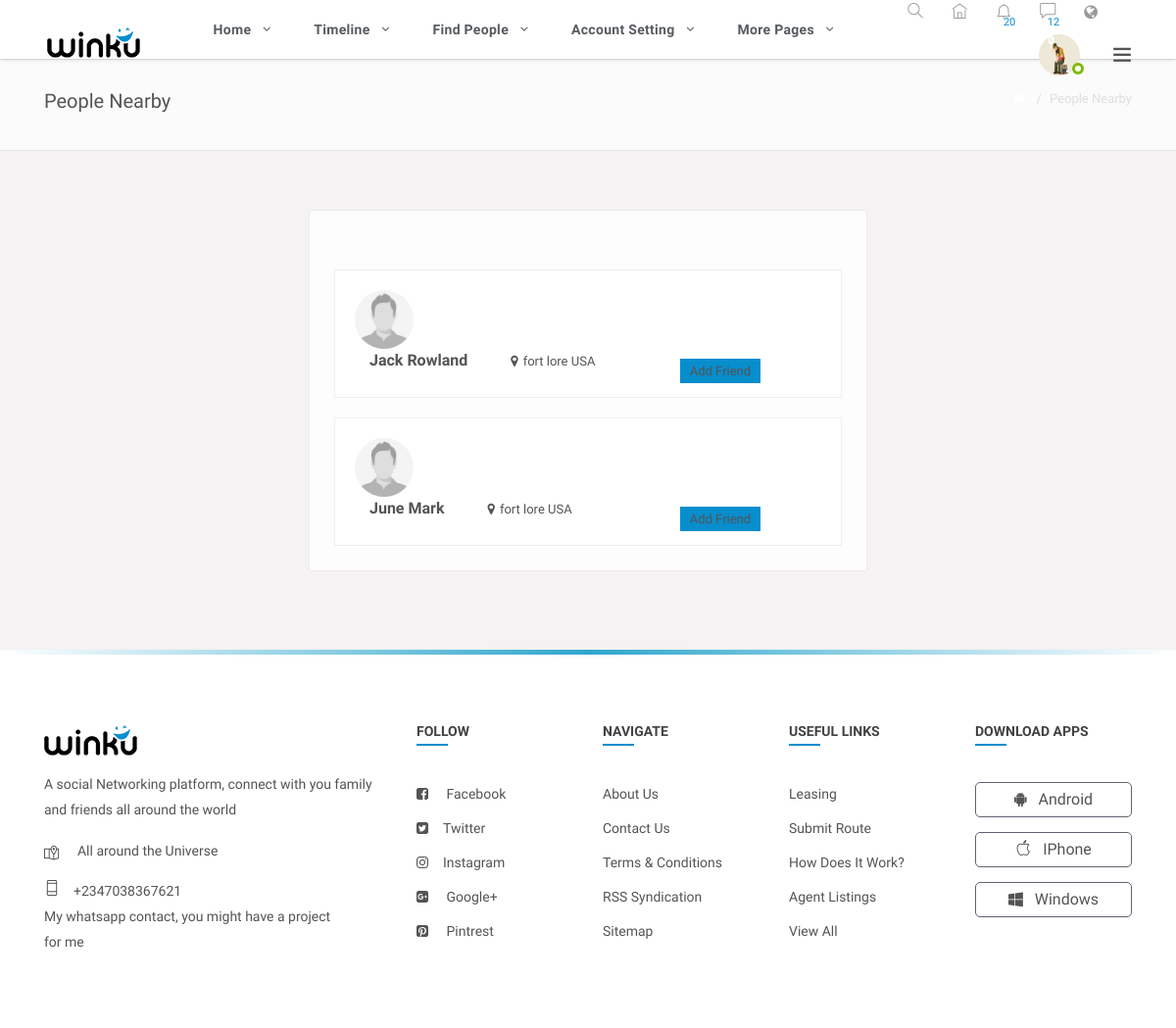
/findPeople/index.php (signed in), run on the app's committed database.
### tables this page shows
CREATE TABLE `users` (
  `id` int(11) NOT NULL,
  `name` varchar(50) NOT NULL,
  `password` varchar(50) NOT NULL,
  `email` varchar(50) NOT NULL,
  `username` varchar(50) NOT NULL,
  `phone` varchar(50) NOT NULL,
  `dob` varchar(50) NOT NULL,
  `gender` varchar(50) NOT NULL,
  `city` varchar(50) NOT NULL,
  `country` varchar(50) NOT NULL,
  `about_me` text NOT NULL,
  `date_created` varchar(50) NOT NULL,
  `profile_pic` varchar(50) NOT NULL,
  `cover_pic` varchar(50) NOT NULL
);

### findPeople/index.php (the view, shortened to what this page needs)
<?php
include '../header.php';
include '../connection.php';
 ?>
 <section>
		<div class="page-header">
			<div class="header-inner">
				<h2>People Nearby</h2>
				<nav class="breadcrumb">
				  <a href="index-2.html" class="breadcrumb-item"><i class="fa fa-home"></i></a>
				  <span class="breadcrumb-item active">People Nearby</span>
				</nav>
			</div>
		</div>
	</section>
<section>
		<div class="gap gray-bg">
			<div class="container-fluid">
				<div class="row">
					<div class="col-lg-12">
						<div class="row" id="page-contents">
							<div class="col-lg-3">
								<aside class="sidebar static">
								</aside>
							</div>
							<div class="col-lg-6">
								<div class="central-meta">
									<ul class="nearby-contct">
<?php
	$userId = $_SESSION['uid'];
	$select = "SELECT * FROM users WHERE id != '$userId' ORDER BY date_created DESC, name ASC ";
	$sql = mysqli_query($con, $select);
	while($result = mysqli_fetch_assoc($sql)){
		$dp =  $result['profile_pic'];
		$name = $result['name'];
		$city = $result['city'];
		$country = $result['country'];
		$id = $result['id'];
?>
										<li>
											<div class="nearly-pepls">
												<figure>
													<a href="<?php echo base_url ?>timeline/?pepl=<?php echo $id ?>" title=""><img src="<?php echo base_url ?>/uploads/displaypics/<?php echo $dp ?>" alt=""></a>
												</figure>
												<div class="pepl-info">
													<h4><a href="<?php echo base_url ?>timeline/?pepl=<?php echo $id ?>" title=""><?php echo $name ?></a></h4>
													<em><?php if (!empty($city || $country)) {
														echo '<i class="fa fa-map-marker">';
													} ?></i><?php echo $city.' '. $country; ?></em>
													<a type="button" title=""  class="add-butn" data-ripple="">add friend</a>
												</div>
											</div>
										</li>
										<?php } ?>
									</ul>
								</div>
							</div>
							<div class="col-lg-3">
								<aside class="sidebar static">
								</aside>
							</div>
						</div>
					</div>
				</div>
			</div>
		</div>
	</section>
<?php
include '../footer.php';
?>

### header.php (shortened to what this page needs)
<?php
include 'connection.php';
$userId = $_SESSION['uid'];
$query = "SELECT * FROM users WHERE id = '$userId' ";
$sql = mysqli_query($con, $query);
$result = mysqli_fetch_assoc($sql);
$profile_pic = $result['profile_pic'];
?>
<!DOCTYPE html>
<html lang="en">
<head>
    <link rel="stylesheet" href="<?php echo base_url ?>css/custom.css">
    <link rel="stylesheet" href="<?php echo base_url ?>css/main.min.css">
    <link rel="stylesheet" href="<?php echo base_url ?>css/style.css">
    <link rel="stylesheet" href="<?php echo base_url ?>css/color.css">
    <link rel="stylesheet" href="<?php echo base_url ?>css/responsive.css">
</head>
<body>
<div class="theme-layout">
        <div class="topbar stick">
        <div class="logo">
            <a title="" href="<?php echo base_url ?>"><img src="images/logo.png" alt=""></a>
        </div>
        <div class="top-area">
            <ul class="main-menu">
                <li>
                    <a href="<?php echo base_url ?>" title="">Home</a>
                </li>
                <li>
                    <a href="<?php echo base_url ?>timeline/" title="">timeline</a>
                </li>
                <li>
                    <a href="<?php echo base_url ?>findPeople/" title="">Find People</a>
                </li>
                <li>
                    <a href="edit-account-setting.html" title="">Account Setting</a>
                </li>
                <li>
                    <a href="#" title="">more pages</a>
                </li>
            </ul>
            <ul class="setting-area">
                <li>
                    <a href="#" title="Home" data-ripple=""><i class="ti-search"></i></a>
                </li>
                <li><a href="<?php echo base_url ?>" title="Home" data-ripple=""><i class="ti-home"></i></a></li>
                <li>
                    <a href="#" title="Notification" data-ripple="">
                        <i class="ti-bell"></i><span>20</span>
                    </a>
                </li>
                <li>
                    <a href="#" title="Messages" data-ripple=""><i class="ti-comment"></i><span>12</span></a>
                </li>
                <li><a href="#" title="Languages" data-ripple=""><i class="fa fa-globe"></i></a>
                </li>
            </ul>
            <div class="user-img">
                <img style="width: 60px; height: 60px" src="<?php echo base_url ?>uploads/displaypics/<?php echo $profile_pic ?>" alt="">
                <span class="status f-online"></span>
            </div>
            <span class="ti-menu main-menu" data-ripple=""></span>
        </div>
    </div>

### css/color.css (style rules this page uses)
.product-carousel .owl-nav .owl-prev::before, .product-carousel .owl-nav .owl-next::before, .product-caro .owl-prev:hover:before, .product-caro .owl-next:hover:before, .log-reg-area form .forgot-pwd, .log-reg-area form .already-have, .log-reg-area > p a, .top-area > ul > li > a > span, .timeline-info > ul li a.active, .timeline-info > ul li a:hover, .dropdowns > a.more-mesg, .activity-meta > h6 a, .activity-meta > span a:hover, .friend-name > ins, .description > p a, .we-reply, .sidebar .widget li:hover > a, .sidebar .widget li:hover > i, .friend-meta > a, .user-setting > a:hover, .we-comet li a.showmore, .twiter-feed > li p a, .tutor-links > li i, .tutor-links > li:hover, .pepl-info > span, .page-meta > a, .frnds .nav-tabs .nav-item a.active, .f-title i, #work > div a, .basics > li i, .education > li i, .groups > span i, a.forgot-pwd, .friend-meta > h4 a:hover, .x_title > h2, .post-meta .detail > span, .add-btn > a:hover, .top-area > ul.main-menu > li > ul li a:hover, .dropdowns.active > a i, .user-setting > a i, .form-group input.form-file ~ .control-label, .form-group input.has-value ~ .control-label, .form-group input:focus ~ .control-label, .form-group input:valid ~ .control-label, .form-group select ~ .control-label, .form-group textarea.form-file ~ .control-label, .form-group textarea.has-value ~ .control-label, .form-group textarea:focus ~ .control-label, .form-group textarea:valid ~ .control-label, .flaged > h3, .invition .friend-meta a.invite:hover, .more-optns > ul li:hover, .post-title > h4 a:hover, .post-title .p-date a:hover, .l-post .l-post-meta > h4 a:hover, .read:hover, blockquote, .tags > a:hover, .comment-titles > span, .help-list > ul li a:hover i, .carrer-title > h2 > span, .carrer-title > span a, .open-position > h4 a:hover, .option-set.icon-style > li > a.selected, .category-box > i, .getquot-baner > a, .branches-box > ul li i, .help-topic-result > h2 a:hover, .product-name > h5 a:hover, .full-postmeta .shopnow, .prices.style2 ins span, .single-btn > li > a.active, .total-box > ul > li.final-total, .logout-meta > p a, .forum-list table tbody tr td i, .forum-list table tbody tr td a, .widget ul.recent-topics > li > i, .date-n-reply > a, .topic-data > span, .help-list > ul li a:hover, .employer-info h2, .job-detail > ul li i, .company-intro > a { color: #088dcd; }
#nprogress .bar, .timeline-info > ul li a::before, .add-btn > a, .activitiez > li::before, form button, .colla-apps > li a:hover, a.underline:before, .setting-row input:checked + label, .user-avatar:hover .edit-phto, .error-meta > a, .color-bg, .add-butn, .nav.nav-tabs.likes-btn > li a.active, a.dislike-btn, .drop > a:hover, .btn-view.btn-load-more:hover, .accordion .card h5 button[aria-expanded="true"], .chat-head, .f-page > figure em, .inbox-panel-head > ul > li > a, .nav-tabs--left .nav-link.active, .nav-tabs--left .nav-link.active:hover, footer .widget-title h4::before, #topcontrol, .sidebar .widget-title::before, .f-title::before, .g-post-classic > figure > i::after, .purify > a, .help-list > a:hover, .open-position::before, .info > a, .category-box:hover, .category-box.selected, a.main-btn, .section-heading::before, .getquot-baner, .more-branches > h4::before, .is-helpful > a, .cart-optionz > li > a:hover, .paginationz > li a:hover, .paginationz > li a.active, .shopping-cart, a.btn2:hover, .form-submit > input[type="submit"], button.submit-checkout, .delete-cart:hover, .proceed .button, .amount-area .update-cart, a.addnewforum, .apply-bttons > a { background: #088dcd; }

### css/responsive.css (style rules this page uses)
@media screen and (max-width: 1281px) and (min-width: 1024px) { .pepl-info { width: 87%; } }

### data on the page
users: profile_pic (picture)
users: profile_pic (placeholder picture), name "Jack Rowland", city "fort lore", country "USA"
users: profile_pic (placeholder picture), name "June Mark", city "fort lore", country "USA"
